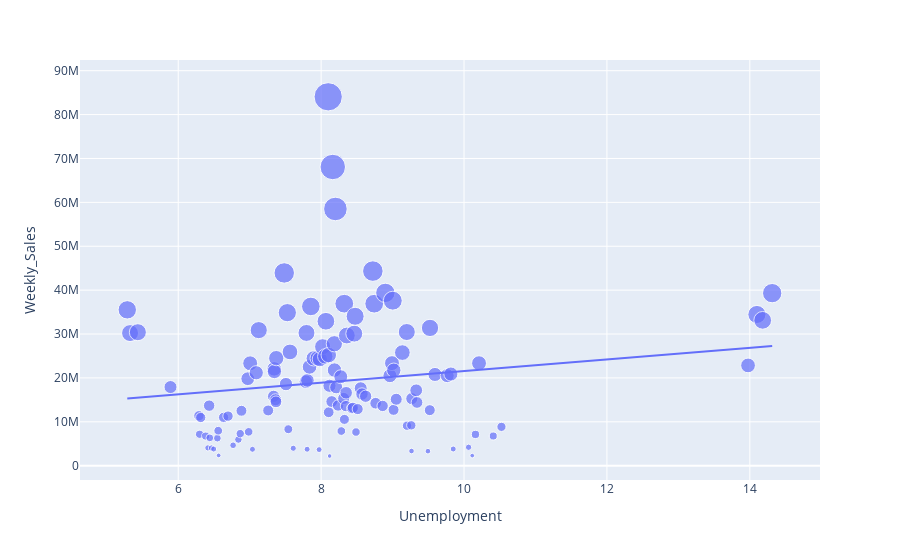

Notebook code cell kept with this figure:
### Markdown cell above
Is there a relation between Unemployment and Sales variables?

### Code cell
tmp = df.query('year==2010').groupby('Unemployment').agg(Weekly_Sales = ('Weekly_Sales', 'sum') ).reset_index()
fig = px.scatter(tmp, x='Unemployment', y="Weekly_Sales", size='Weekly_Sales', trendline="ols")# for variable in dependent_variables]
fig.show()
